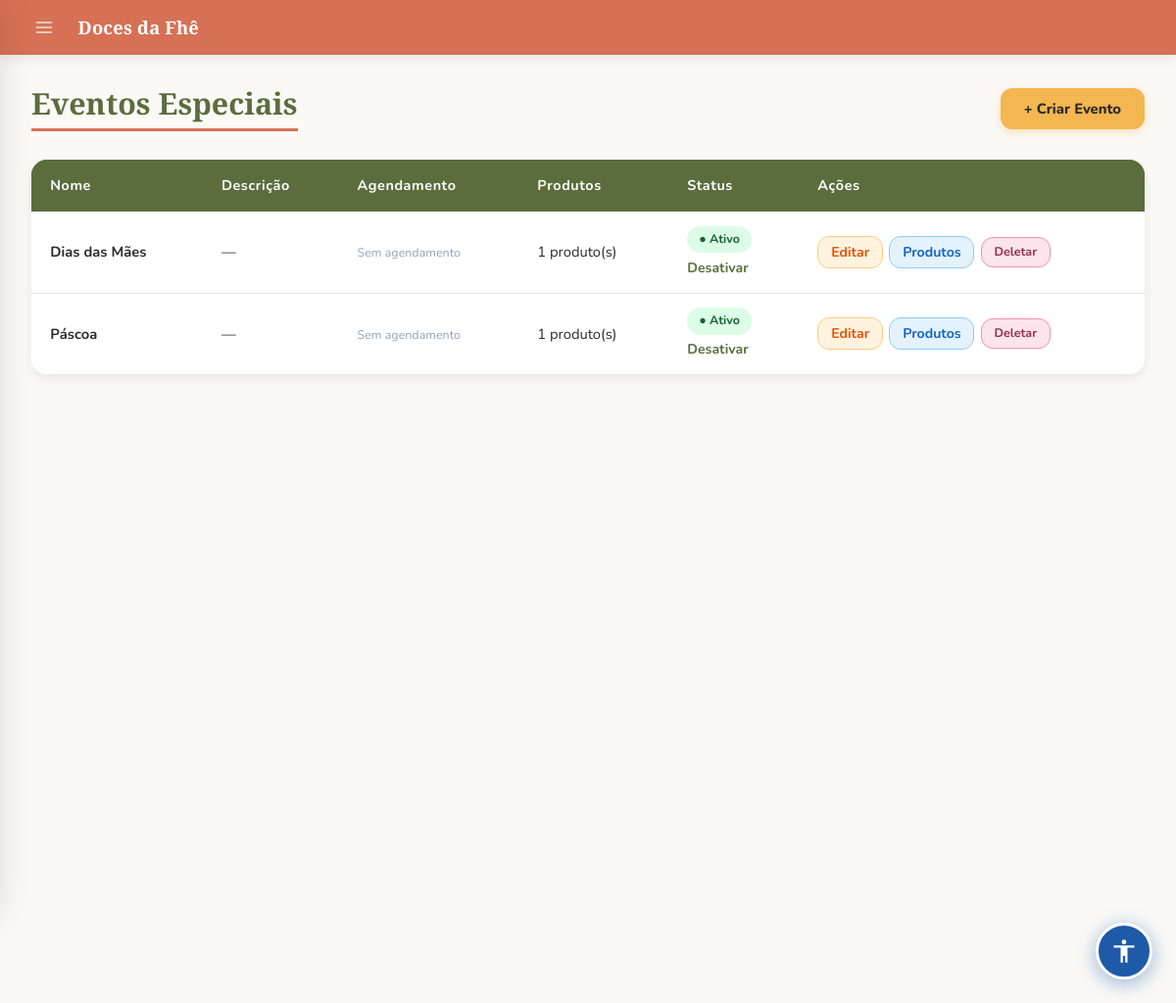
The app's page /special/eventos (signed in), older data.
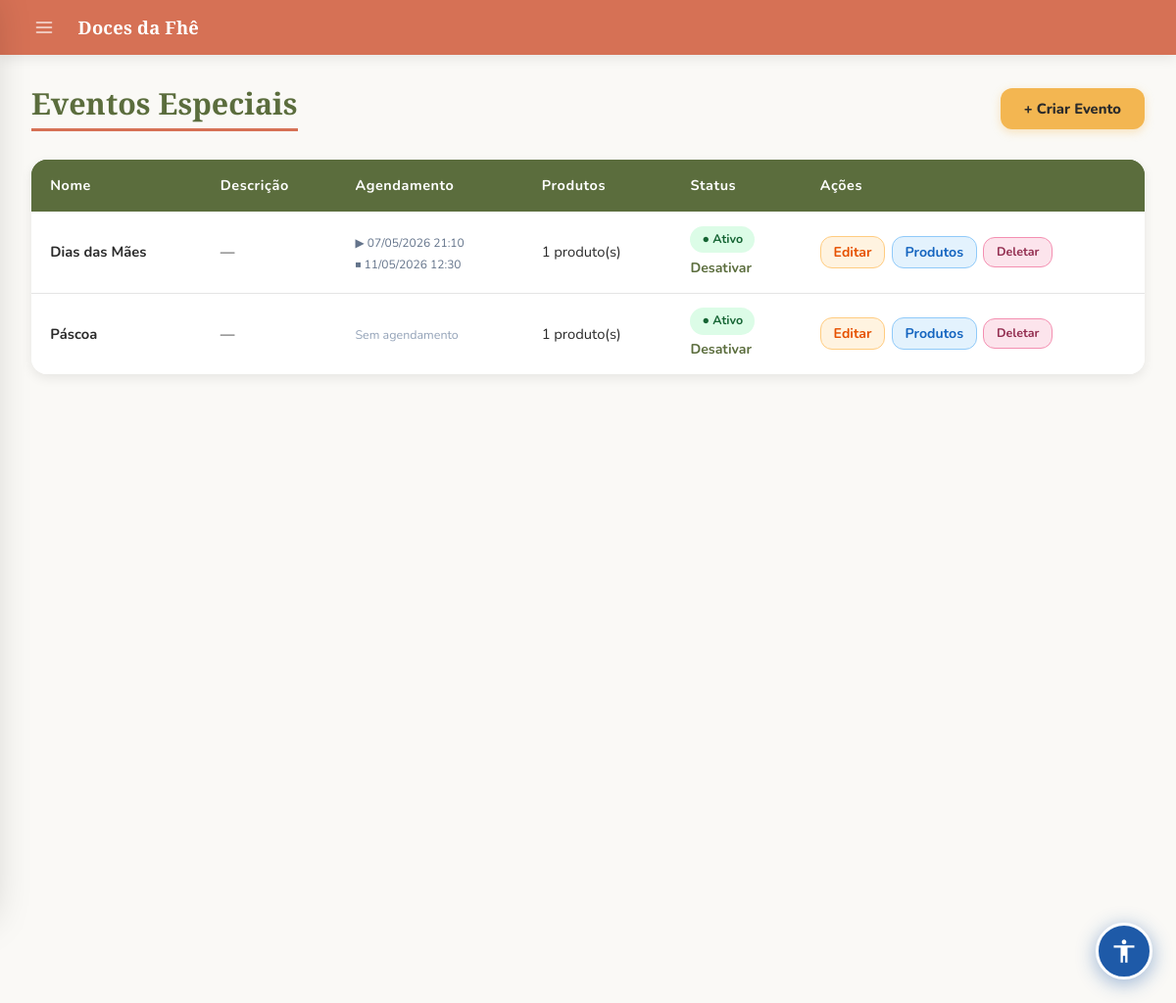
The same page, newer data.
### models.py (models this page shows, shortened)
class SiteConfig(db.Model):
    __tablename__ = "site_config"
    id               = db.Column(db.Integer, primary_key=True)
    color_primary    = db.Column(db.String(20), default='#5B6D3D')
    color_secondary  = db.Column(db.String(20), default='#D67155')
    color_accent     = db.Column(db.String(20), default='#F3B651')
    color_dark       = db.Column(db.String(20), default='#932E50')
    color_bg         = db.Column(db.String(20), default='#FAF9F6')
    color_text       = db.Column(db.String(20), default='#2B2B2B')
    color_text_light = db.Column(db.String(20), default='#6B6B6B')
    auth_bg_color1   = db.Column(db.String(20), default='#e8eed8')
    auth_bg_color2   = db.Column(db.String(20), default='#8fa05a')
    font_title   = db.Column(db.String(100), default='Playfair Display')
    font_body    = db.Column(db.String(100), default='Nunito')
    font_size    = db.Column(db.String(10), default='16')
    title_weight = db.Column(db.String(10), default='700')
    body_weight  = db.Column(db.String(10), default='400')
    layout_mode   = db.Column(db.String(20), default='spacious')
    layout_width  = db.Column(db.String(20), default='centered')
    card_columns  = db.Column(db.Integer,    default=3)
    card_gap      = db.Column(db.Integer,    default=20)
    show_carousel = db.Column(db.Boolean,    default=True)
    btn_radius  = db.Column(db.String(10), default='12px')
    card_shadow = db.Column(db.String(10), default='medium')
    navbar_fixed = db.Column(db.Boolean, default=True)
    anim_enabled     = db.Column(db.Boolean, default=True)
    anim_intensity   = db.Column(db.String(10), default='medium')
    anim_duration    = db.Column(db.Integer,    default=220)
    anim_hover_style = db.Column(db.String(20), default='lift')
    site_name   = db.Column(db.String(100), default='Doces da Fhê')
    logo_url    = db.Column(db.String(255), nullable=True)
    logo_height     = db.Column(db.Integer, default=100)
    logo_fit        = db.Column(db.String(20), default='contain')
    carousel_height = db.Column(db.Integer, default=340)
    card_img_height = db.Column(db.Integer, default=200)
    card_radius     = db.Column(db.String(10), default='16px')
    flash_success   = db.Column(db.String(20), default='#ffffff')
    flash_error     = db.Column(db.String(20), default='#f8d7da')
    flash_info      = db.Column(db.String(20), default='#ffffff')
    new_badge_days  = db.Column(db.Integer, default=7)
    updated_at      = db.Column(db.DateTime, default=datetime.utcnow, onupdate=datetime.utcnow)

class EventoEspecial(db.Model):
    __tablename__ = "eventos_especiais"
    id          = db.Column(db.Integer, primary_key=True)
    nome        = db.Column(db.String(100), nullable=False, unique=True)
    descricao   = db.Column(db.String(300), nullable=True)
    ativo       = db.Column(db.Boolean, default=True)
    data_inicio = db.Column(db.DateTime, nullable=True)  # None = sem restrição de início
    data_fim    = db.Column(db.DateTime, nullable=True)  # None = sem restrição de fim
    created_at  = db.Column(db.DateTime, default=datetime.utcnow)
    produtos = db.relationship('ProdutoEspecial', backref='evento', lazy=True, cascade='all, delete-orphan')
    @property
    def status_agendamento(self):
        if not self.ativo:
            return 'inativo'
        agora = datetime.now()
        if self.data_inicio and agora < self.data_inicio:
            return 'programado'
        if self.data_fim and agora > self.data_fim:
            return 'encerrado'
        return 'ativo'

### app.py (the view)
@app.route('/special/eventos')
@login_required
@admin_required
def listar_eventos():
    eventos = EventoEspecial.query.order_by(EventoEspecial.created_at.desc()).all()
    return render_template('special/eventos.html', eventos=eventos)

### app.py (called while the page is built)
def admin_required(f):
    @wraps(f)
    def decorated_function(*args, **kwargs):
        if not current_user.is_authenticated or not current_user.is_admin:
            flash("Acesso negado. São necessárias permissões de administrador.", "error")
            return redirect(url_for('dashboard'))
        return f(*args, **kwargs)
    return decorated_function

@login_manager.user_loader
def load_user(user_id):
    return User.query.get(int(user_id))

@app.context_processor
def inject_globals():
    if current_user.is_authenticated:
        total_itens = db.session.query(
            db.func.sum(CarrinhoItem.quantidade)
        ).filter_by(user_id=current_user.id).scalar() or 0
    else:
        total_itens = 0
    site_config = SiteConfig.query.first()
    return dict(carrinho_total=total_itens, site_config=site_config)

### templates/special/eventos.html (shortened to what this page needs)
{% extends "admin/base.html" %}
{% block styles %}
<link rel="stylesheet" href="{{ url_for('static', filename='admin.css') }}">
{% endblock %}
{% block content %}
<div class="evento-header">
  <div class="evento-titulo">
    <h2>Eventos Especiais</h2>
  </div>
  <div class="evento-acoes">
    <a href="{{ url_for('criar_evento') }}" class="btn-primary">+ Criar Evento</a>
  </div>
</div>
{% if eventos %}
<table cellpadding="10">
  <thead>
    <tr>
      <th>Nome</th>
      <th>Descrição</th>
      <th>Agendamento</th>
      <th>Produtos</th>
      <th>Status</th>
      <th>Ações</th>
    </tr>
  </thead>
  <tbody>
    {% for evento in eventos %}
    {% set st = evento.status_agendamento %}
    <tr>
      <td><strong>{{ evento.nome }}</strong></td>
      <td>{{ evento.descricao[:50] ~ '…' if evento.descricao and evento.descricao|length > 50 else (evento.descricao or '—') }}</td>
      <td>
        {% if evento.data_inicio or evento.data_fim %}
          <div class="ev-agenda-info">
            {% if evento.data_inicio %}▶ {{ evento.data_inicio.strftime('%d/%m/%Y %H:%M') }}{% else %}▶ Agora{% endif %}
          </div>
          <div class="ev-agenda-info">
            {% if evento.data_fim %}⏹ {{ evento.data_fim.strftime('%d/%m/%Y %H:%M') }}{% else %}⏹ Sem fim{% endif %}
          </div>
        {% else %}
          <span style="color:#94a3b8; font-size:.78rem;">Sem agendamento</span>
        {% endif %}
      </td>
      <td>{{ evento.produtos | length }} produto(s)</td>
      <td>
        {% if st == 'ativo' %}
          <span class="ev-status ativo">● Ativo</span>
        {% elif st == 'programado' %}
          <span class="ev-status programado">⏰ Programado</span>
        {% elif st == 'encerrado' %}
          <span class="ev-status encerrado">✓ Encerrado</span>
        {% else %}
          <span class="ev-status inativo">✕ Inativo</span>
        {% endif %}
        <br>
        <a href="{{ url_for('toggle_evento_ativo', id=evento.id) }}"
           style="font-size:.72rem; color:#5B6D3D; text-decoration:underline; margin-top:.3rem; display:inline-block;">
          {{ 'Desativar' if evento.ativo else 'Ativar' }}
        </a>
      </td>
      <td>
        <div class="acoes-wrap">
          <a href="{{ url_for('editar_evento', id=evento.id) }}" class="btn-acao btn-toggle">Editar</a>
          <a href="{{ url_for('listar_produtos_especiais', evento_id=evento.id) }}" class="btn-acao btn-editar">Produtos</a>
          <form method="POST" action="{{ url_for('deletar_evento', id=evento.id) }}" style="display:inline;"
                onsubmit="return confirm('Deletar o evento {{ evento.nome }}? Todos os produtos vinculados serão removidos.')">
            <button type="submit" class="btn-acao btn-deletar">Deletar</button>
          </form>
        </div>
      </td>
    </tr>
    {% endfor %}
  </tbody>
</table>
{% else %}
  <p style="color:#64748b; margin-top:1.5rem;">Nenhum evento criado ainda. Clique em <strong>+ Criar Evento</strong> para começar.</p>
{% endif %}
{% endblock %}

### templates/admin/base.html (shortened to what this page needs)
<!DOCTYPE html>
<html>
<head>
  <link href="https://cdn.jsdelivr.net/npm/bootstrap@5.3.0/dist/css/bootstrap.min.css" rel="stylesheet">
  {% block styles %}{% endblock %}
  <link rel="stylesheet" href="{{ url_for('dynamic_styles') }}">
  {% if not request.path.startswith('/admin') and request.path not in ['/login', '/signup', '/logout', '/forgot-password', '/change-password'] and not request.path.startswith('/reset-password') %}
  <link rel="stylesheet" href="{{ url_for('static', filename='accessibility.css') }}">
  {% endif %}
</head>
<body>
{% if current_user.is_authenticated and current_user.is_admin %}
<div class="topbar">
  <button class="topbar-menu-btn" id="drawerToggle" aria-label="Menu">
    <svg xmlns="http://www.w3.org/2000/svg" width="20" height="20" viewBox="0 0 24 24" fill="none"
         stroke="currentColor" stroke-width="2" stroke-linecap="round" stroke-linejoin="round">
      <line x1="3" y1="6"  x2="21" y2="6"/>
      <line x1="3" y1="12" x2="21" y2="12"/>
      <line x1="3" y1="18" x2="21" y2="18"/>
    </svg>
  </button>
  <span class="topbar-brand">{{ site_config.site_name if site_config else 'Doces da Fhê' }}</span>
</div>
{% endif %}
<div class="acc-content-wrap">
<main id="acc-main-content">
{% block content %}
{% endblock %}
</main>
</div>
{% if not request.path.startswith('/admin') and request.path not in ['/login', '/signup', '/logout', '/forgot-password', '/change-password'] and not request.path.startswith('/reset-password') %}
<label for="acc-open" class="acc-fab" role="button" aria-label="Abrir painel de acessibilidade" title="Acessibilidade">
  <svg xmlns="http://www.w3.org/2000/svg" width="28" height="28" viewBox="0 0 24 24" fill="currentColor">
    <path d="M12 2c1.1 0 2 .9 2 2s-.9 2-2 2-2-.9-2-2 .9-2 2-2zm9 7h-6v13h-2v-6h-2v6H9V9H3V7h18v2z"/>
  </svg>
</label>
{% endif %}
</body>
</html>

### static/admin.css (style rules this page uses)
:root { --color-primary: #5B6D3D; --color-secondary: #D67155; --color-accent: #F3B651; --color-dark: #932E50; --color-bg: #FAF9F6; --color-white: #FFFFFF; --color-text: #2B2B2B; --color-text-light: #6B6B6B; --color-border: #E5E5E5; --color-hover-primary: #4a5932; --color-hover-accent: #d9a13f; --color-hover-secondary: #b85a42; --shadow-sm: 0 2px 6px rgba(0,0,0,.05); --shadow-md: 0 4px 12px rgba(0,0,0,.08); --shadow-lg: 0 8px 20px rgba(0,0,0,.12); --radius-sm: 6px; --radius-md: 10px; --radius-lg: 16px; }
html body { background: var(--color-bg) !important; font-family: 'Nunito', sans-serif !important; margin: 0 !important; padding: 0 !important; }
html body h2 { font-family: 'Playfair Display', serif !important; font-size: 1.9rem !important; color: var(--color-primary) !important; margin: 2rem 2rem 1.2rem !important; padding-bottom: .5rem !important; border-bottom: 3px solid var(--color-secondary) !important; display: inline-block !important; background: none !important; width: auto !important; }
html body .btn-primary, html body a.btn-primary, html body button.btn-primary { background-color: var(--color-accent) !important; border: none !important; color: var(--color-text) !important; border-radius: 12px !important; padding: .6rem 1.5rem !important; font-family: 'Nunito', sans-serif !important; font-weight: 800 !important; font-size: .92rem !important; text-decoration: none !important; transition: background .2s, transform .15s, box-shadow .2s !important; cursor: pointer !important; box-shadow: 0 3px 10px rgba(243,182,81,.35) !important; display: inline-block !important; }
html body table { width: calc(100% - 4rem) !important; margin: 0 2rem 3rem !important; border-collapse: separate !important; border-spacing: 0 !important; background: var(--color-white) !important; border-radius: var(--radius-lg) !important; overflow: hidden !important; box-shadow: var(--shadow-md) !important; border: none !important; }
html body table thead { background: var(--color-primary) !important; }
html body table thead th { background: var(--color-primary) !important; color: var(--color-white) !important; font-family: 'Nunito', sans-serif !important; font-weight: 700 !important; font-size: .9rem !important; padding: 1rem 1.2rem !important; text-align: left !important; letter-spacing: .04em !important; border: none !important; }
html body table tbody tr { background: var(--color-white) !important; border-bottom: 1px solid var(--color-border) !important; transition: background .15s !important; }
html body table tbody tr:last-child { border-bottom: none !important; }
html body table tbody td { padding: .9rem 1.2rem !important; font-size: .92rem !important; color: var(--color-text) !important; border: none !important; border-bottom: 1px solid var(--color-border) !important; vertical-align: middle !important; }
html body table tbody tr:last-child td { border-bottom: none !important; }
html body table tbody td a { font-weight: 700 !important; font-size: .88rem !important; text-decoration: none !important; }
.page-header, .evento-header { display: flex; justify-content: space-between; align-items: center; gap: 1rem; margin: 2rem 2rem 1.8rem; flex-wrap: wrap; }
html body .page-header h2, html body .evento-titulo h2 { font-family: 'Playfair Display', serif !important; font-size: 1.9rem !important; color: var(--color-primary) !important; margin: 0 !important; padding-bottom: .4rem !important; border-bottom: 3px solid var(--color-secondary) !important; display: inline-block !important; }
.page-header-actions, .evento-acoes { display: flex; gap: .8rem; align-items: center; flex-wrap: wrap; flex-shrink: 0; }
.evento-titulo { display: flex; flex-direction: column; gap: .3rem; }
.acoes-wrap { display: flex; gap: .4rem; flex-wrap: wrap; align-items: center; }
.btn-acao { display: inline-block; padding: .32rem .8rem; border-radius: 20px; font-size: .78rem; font-weight: 700; text-decoration: none !important; transition: opacity .15s, transform .1s; white-space: nowrap; }
.btn-toggle { background: #fff3e0; color: #e65100; border: 1.5px solid #ffcc80; }
.btn-editar { background: #e3f2fd; color: #1565c0; border: 1.5px solid #90caf9; }
.btn-deletar { background: #fce4ec; color: #932E50; border: 1.5px solid #f48fb1; }

Row changes from the older to the newer data that the page shows:
changed EventoEspecial "Dias das Mães": data_inicio (not shown) → "07/05/2026 21:10"; data_fim (not shown) → "11/05/2026 12:30"; data_inicio "Sem agendamento" → "▶ ⏹"
